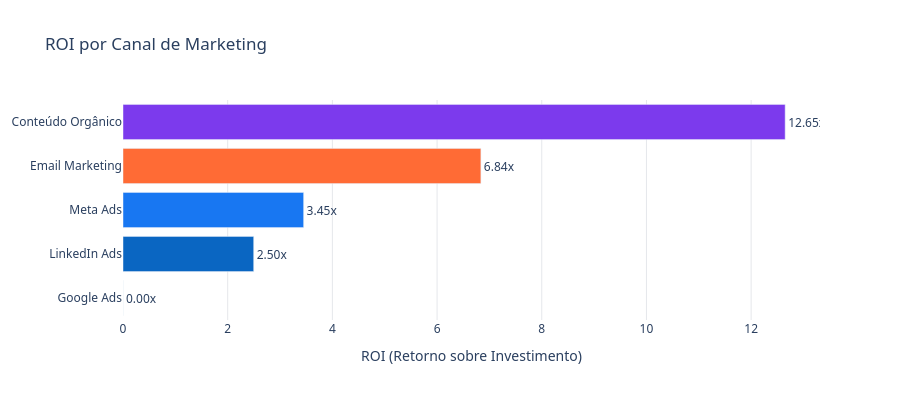
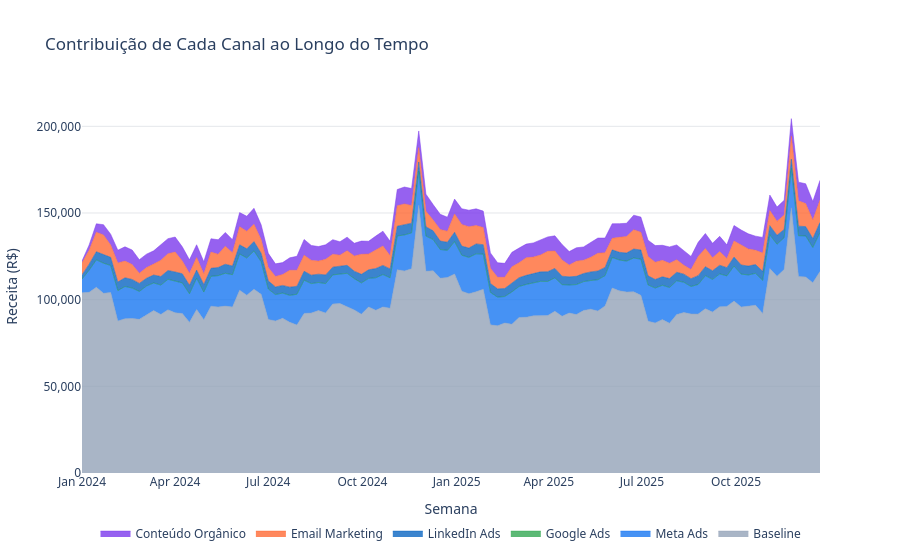

Source (notebook cell) for these figures, in order:
### Code cell
# ROI por canal
fig_roi = plot_roi_by_channel(contributions)
fig_roi.show()

# Contribuição ao longo do tempo
fig_contrib = plot_channel_contribution_over_time(mmm, df)
fig_contrib.show()
